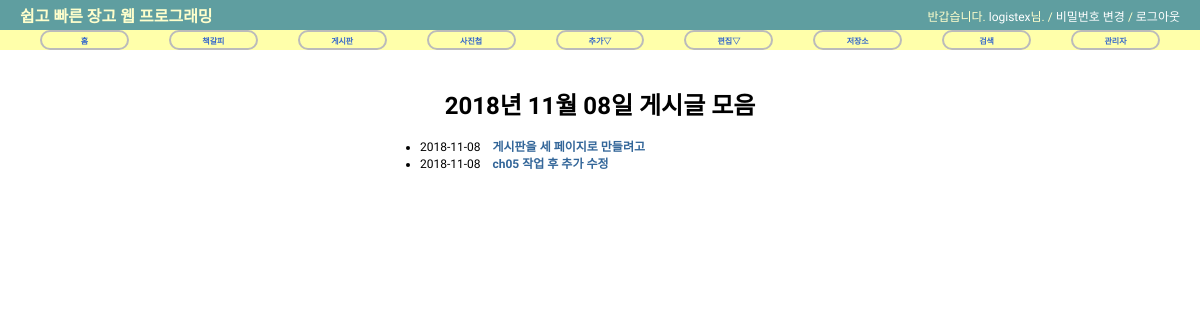
/blog/today/, run on an earlier commit of the app's database.
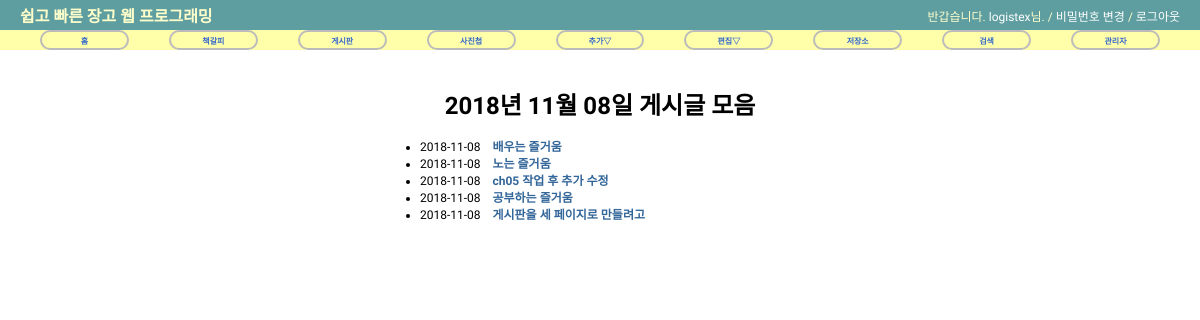
And on a later commit of the database.
### blog/models.py (models this page shows, shortened)
@python_2_unicode_compatible
class Post(models.Model):
    title = models.CharField('제목', max_length=50)
    slug = models.SlugField('슬러그',  # 기본 길이 50, 인덱스가 기본 생성됨,
                            unique=True,  # unique 설정, 기본키 대용으로 사용 가능
                            allow_unicode=True,  # 한글 입력 가능하도록
                            help_text='제목에 대한 한 단어의 별명.')
    description = models.CharField('설명',
                                   max_length=100,
                                   blank=True,  # 블랭크 허용
                                   help_text='간략한 설명 문구.')
    content = models.TextField('내용')  # TextField이므로 여러 줄 입력 가능함
    create_date = models.DateTimeField('최초 생성 일시',
                                       auto_now_add=True)  # 최초 생성 일시를 자동 저장하도록
    modify_date = models.DateTimeField('최종 수정 일시',
                                       auto_now=True)  # 최종 수정 일시를 자동 저장하도록
    class Meta:  # 필드 속성 외에 필요한 파라미터를 Meta 내부 클래스로 정의
        verbose_name = '기사'              # 'post'
        verbose_name_plural = '기사 모음'  # 'posts'
        db_table  = 'my_posts'           # DB에 저장할 테이블 이름을 my_posts'라고 지정
        ordering  = ('-modify_date',)  # 최종 수정 일시의 내림차순 정렬
    def get_absolute_url(self): # 이 메소드가 정의된 객체를 지칭하는 URL을 반환
        return reverse('blog:post_detail', args=(self.slug,))

### blog/views.py (the view)
class PostTAV(TodayArchiveView) :
    model = Post
    date_field = 'modify_date'

### blog/templates/blog/post_archive_day.html (shortened to what this page needs)
{% extends "base.html" %}
{% load staticfiles %}
{% block extrastyle %}{% static "css/tabular.css" %}{% endblock %}
{% block content %}
    <div id="content">
        <h1 class="centered">{{ day|date:"Y년 m월 d일"}} 게시글 모음</h1>
        <div class="leftpadding30percent">
            <ul>
                {% for post in object_list %}
                <li>
                    {{ post.modify_date|date:"Y-m-d" }}&nbsp;&nbsp;&nbsp;
                    <a href="{{ post.get_absolute_url }}">
                        <strong>{{ post.title }}</strong>
                    </a>
                </li>
                {% endfor %}
            </ul>
        </div>
    </div>
{% endblock %}

What changed in the data, as far as the page shows it:
now on this page (row edited): Post: modify_date "2018-11-08", title "배우는 즐거움"
now on this page (row edited): Post: modify_date "2018-11-08", title "노는 즐거움"
changed Post "ch05 작업 후 추가 수정": moves up the list
now on this page (row edited): Post: modify_date "2018-11-08", title "공부하는 즐거움"
